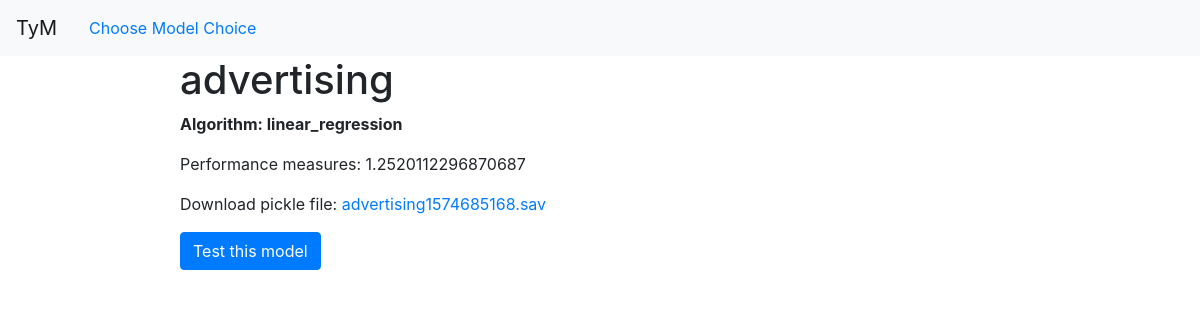
/model_info/11 (signed in), run on the app's committed database.
### tables this page shows
CREATE TABLE ml_models (
    id integer primary key autoincrement,
    username text not null,
    model_name text not null,
    model_algo text not null,
    filename text not null,
    performance_measure text not null
);

### project.py (the view)
@app.route('/model_info/<model_id>')
def model_info(model_id):
        username = session['username']
        with sql.connect("database.db") as con:
                con.row_factory = dict_factory
                cur = con.cursor()
                cur.execute("SELECT * FROM ml_models WHERE id=?",(model_id,))
                model = cur.fetchone()
        return render_template('model_info.html', model=model)

### project.py (called while the page is built)
def dict_factory(cursor,row):
    d = {}
    for idx,col in enumerate(cursor.description):
        d[col[0]] = row[idx]
    return d

### templates/model_info.html (shortened to what this page needs)
{% extends "base.html" %}
{% block header %}
{% include 'main_header.html' %}
{% endblock %}
{% block middle %}
<h1>{{ model['model_name'] }}</h1>
<p><b>Algorithm: {{ model['model_algo'] }} </b></p>
<p>Performance measures: {{ model['performance_measure'] }}</p>
<p>Download pickle file:
    <a href="{{ url_for('static', filename='pickle/' + session['username'] + '/' + model['filename']) }}">
    {{ model['filename'] }}</a>
<p>
	<a class="btn btn-primary" href="{{ url_for('test_model', model_id=model['id']) }}">Test this model</a>
</p>
{% endblock %}

### data on the page
ml_models: model_name "advertising", model_algo "linear_regression", performance_measure "1.2520112296870687", filename "advertising1574685168.sav"
